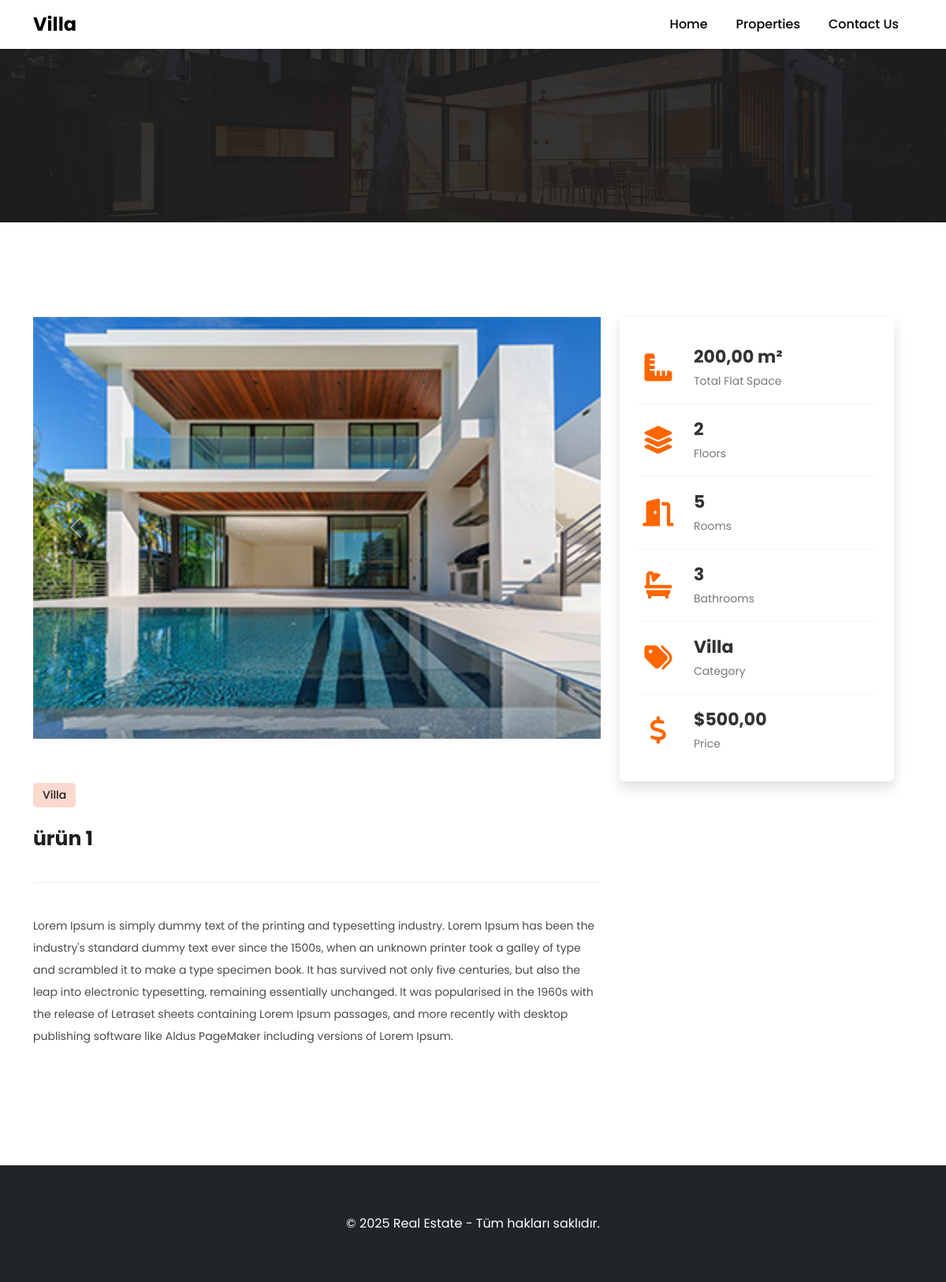
Screenshot of /property/5/ with the database file from the repository.
### home/models.py (models this page shows, shortened)
class ProductImage(models.Model):
    product = models.ForeignKey(Product, on_delete=models.CASCADE, related_name='images', verbose_name="Ürün")
    image = models.ImageField(upload_to='product_images/', verbose_name="Resim")
    class Meta:
        verbose_name = "Ürün Resmi"
        verbose_name_plural = "Ürün Resimleri"

class Product(models.Model):
    id = models.AutoField(primary_key=True)
    category = models.ForeignKey(Category, on_delete=models.CASCADE, verbose_name="Kategori")
    name = models.CharField(max_length=200, verbose_name="Ürün İsmi")
    price = models.DecimalField(max_digits=10, decimal_places=2, verbose_name="Fiyat")
    room_count = models.PositiveIntegerField(verbose_name="Oda Sayısı", blank=True, null=True)
    bathroom_count = models.PositiveIntegerField(verbose_name="Banyo Sayısı", blank=True, null=True)
    floor_count = models.PositiveIntegerField(verbose_name="Kat Sayısı", blank=True, null=True)
    square_meters = models.DecimalField(max_digits=8, decimal_places=2, verbose_name="Metrekare", blank=True, null=True)
    description = models.TextField(verbose_name="Açıklama", blank=True, null=True)
    created_at = models.DateTimeField(auto_now_add=True, verbose_name="Oluşturulma Tarihi")
    updated_at = models.DateTimeField(auto_now=True, verbose_name="Güncellenme Tarihi")
    class Meta:
        verbose_name = "Ürün"
        verbose_name_plural = "Ürünler"

class Category(models.Model):
    name = models.CharField(max_length=100, verbose_name="Kategori İsmi")
    description = models.TextField(blank=True, null=True, verbose_name="Kategori Açıklaması")
    class Meta:
        verbose_name = "Kategori"
        verbose_name_plural = "Kategoriler"

### home/views.py (the view)
# urls.py: path('property/<int:product_id>/', views.product_detail, name='product_detail'),
def product_detail(request, product_id):
    product = get_object_or_404(Product, id=product_id)  # Ürünü veritabanından çek
    images = product.images.all()  # Ürünün resimlerini al
    return render(request, 'product_detail.html', {'product': product, 'images': images, })

### home/templates/product_detail.html (shortened to what this page needs)
{% extends 'base.html' %}
{% load static %}
{% block content %}
{% include 'partials/_navbar.html' %}
{% include 'partials/_header.html' %}
<div class="single-property section">
    <div class="container">
        <div class="row">
            <div class="row">
                <div class="col-lg-8">
                    <div class="main-image">
                        <div id="productCarousel" class="carousel slide" data-bs-ride="carousel">
                            <div class="carousel-inner">
                                {% for image in images %}
                                <div class="carousel-item {% if forloop.first %}active{% endif %}">
                                    <img src="{{ image.image.url }}" class="d-block w-100" alt="{{ product.name }}">
                                </div>
                                {% endfor %}
                            </div>
                            <button class="carousel-control-prev" type="button" data-bs-target="#productCarousel"
                                    data-bs-slide="prev">
                                <span class="carousel-control-prev-icon" aria-hidden="true"></span>
                            </button>
                            <button class="carousel-control-next" type="button" data-bs-target="#productCarousel"
                                    data-bs-slide="next">
                                <span class="carousel-control-next-icon" aria-hidden="true"></span>
                            </button>
                        </div>
                    </div>
                    <div class="main-content mt-3">
                        <span class="category">{{ product.category.name }}</span>
                        <h4>{{ product.name }}</h4>
                        <p>{{ product.description }}</p>
                    </div>
                </div>
                <div class="col-lg-4">
                    <div class="info-panel p-4 shadow rounded">
                        <ul class="list-unstyled">
                            <li class="info-item d-flex align-items-center">
                                <i class="fa-solid fa-ruler-combined icon"></i>
                                <div class="info-text">
                                    <strong>{{ product.square_meters }} m²</strong>
                                    <p>Total Flat Space</p>
                                </div>
                            </li>
                            <hr>
                            <li class="info-item d-flex align-items-center">
                                <i class="fa-solid fa-layer-group icon"></i>
                                <div class="info-text">
                                    <strong>{{ product.floor_count }}</strong>
                                    <p>Floors</p>
                                </div>
                            </li>
                            <hr>
                            <li class="info-item d-flex align-items-center">
                                <i class="fa-solid fa-door-open icon"></i>
                                <div class="info-text">
                                    <strong>{{ product.room_count }}</strong>
                                    <p>Rooms</p>
                                </div>
                            </li>
                            <hr>
                            <li class="info-item d-flex align-items-center">
                                <i class="fa-solid fa-bath icon"></i>
                                <div class="info-text">
                                    <strong>{{ product.bathroom_count }}</strong>
                                    <p>Bathrooms</p>
                                </div>
                            </li>
                            <hr>
                            <li class="info-item d-flex align-items-center">
                                <i class="fa-solid fa-tags icon"></i>
                                <div class="info-text">
                                    <strong>{{ product.category.name }}</strong>
                                    <p>Category</p>
                                </div>
                            </li>
                            <hr>
                            <li class="info-item d-flex align-items-center">
                                <i class="fa-solid fa-dollar-sign icon"></i>
                                <div class="info-text">
                                    <strong>${{ product.price }}</strong>
                                    <p>Price</p>
                                </div>
                            </li>
                        </ul>
                    </div>
                </div>
            </div>
        </div>
    </div>
</div>
{% include 'partials/_footer.html' %}
{% endblock %}

### home/static/css/templatemo-villa-agency.css (style rules this page uses)
html, body, div, span, applet, object, iframe, h1, h2, h3, h4, h5, h6, p, blockquote, div pre, a, abbr, acronym, address, big, cite, code, del, dfn, em, font, img, ins, kbd, q, s, samp, small, strike, strong, sub, sup, tt, var, b, u, i, center, dl, dt, dd, ol, ul, li, figure, header, nav, section, article, aside, footer, figcaption { margin: 0; padding: 0; border: 0; outline: 0; }
ul, li { padding: 0; margin: 0; list-style: none; }
* { box-sizing: border-box; }
html, body { font-family: 'Poppins', sans-serif; -ms-text-size-adjust: 100%; -webkit-font-smoothing: antialiased; -moz-osx-font-smoothing: grayscale; }
h1, h2, h3, h4, h5, h6 { color: #1e1e1e; margin-top: 0px; margin-bottom: 0px; font-weight: 700; }
ul { margin-bottom: 0px; }
p { font-size: 14px; line-height: 28px; color: #4a4a4a; }
img { width: 100%; overflow: hidden; }
html, body { font-family: 'Poppins', sans-serif; }
.section { margin-top: 120px; }
.single-property .main-image img { float: none; }
.single-property .main-content h4 { font-size: 25px; margin-top: 25px; margin-bottom: 40px; padding-bottom: 40px; border-bottom: 1px solid #eee; }
.single-property .main-content span.category { background-color: #fbd9cf; font-weight: 500; border-radius: 5px; font-size: 14px; color: #1e1e1e; padding: 5px 12px; display: inline-block; margin-top: 40px; }
body { overflow-x: hidden; }

### home/templates/product_detail.html (style rules this page uses)
.info-panel { background: #ffffff; border-radius: 10px; padding: 30px; min-height: 520px; box-shadow: 0px 4px 10px rgba(0, 0, 0, 0.1); }
.info-item { display: flex; align-items: center; gap: 20px; padding: 10px 0; }
.info-item .icon { font-size: 35px; color: #ff6600; width: 50px; text-align: center; }
.info-text strong { font-size: 22px; color: #333; }
.info-text p { font-size: 14px; color: #777; margin: 0; }
hr { margin: 5px 0; border: none; border-top: 1px solid #ddd; }

### rows the page displays
ProductImage: image (picture)
Product: category.name "Villa", name "ürün 1", description "Lorem Ipsum is simply dummy text of the printing and typesetting industry. Lorem Ipsum has been the industry's standard dummy text ever since the 1500s, when an unknown printer took a galley of type and scrambled it to make a type specimen book. It has survived not only five centuries, but also the leap into electronic typesetting, remaining essentially unchanged. It was popularised in the 1960s with the release of Letraset sheets containing Lorem Ipsum passages, and more recently with desktop publishing software like Aldus PageMaker including versions of Lorem Ipsum.", square_meters "200,00", floor_count "2", room_count "5", bathroom_count "3", price "500,00"
